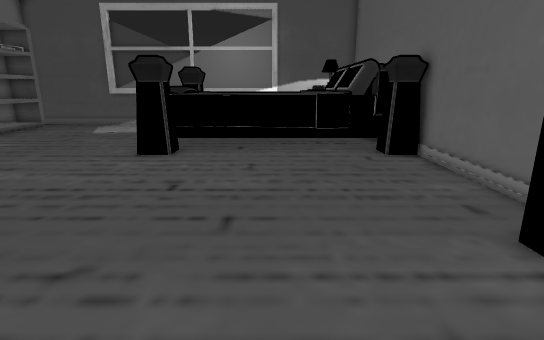
View 1 (above)

16 first-person views from a walk through a 3-D level made in the Unity game engine. The camera is 1.3 m above the floor, tilts 14° down and sees 80° across. Doors are open. The floor is counted in squares, 0.5 m on a side. Each view is taken from the middle of a square. On the plan, view 1 faces up. The plan holds only what a view shows up to about 20 squares ahead; the rest is blank. The player character is not drawn. Some surface patterns are stand-ins.

View 2
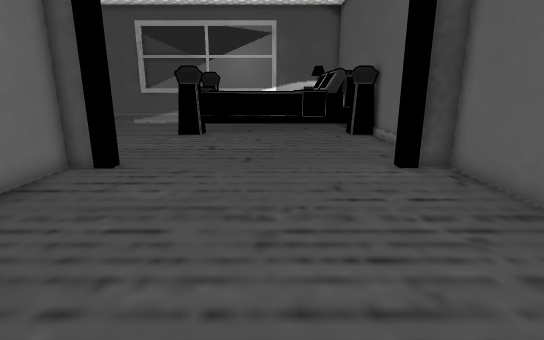

View 3
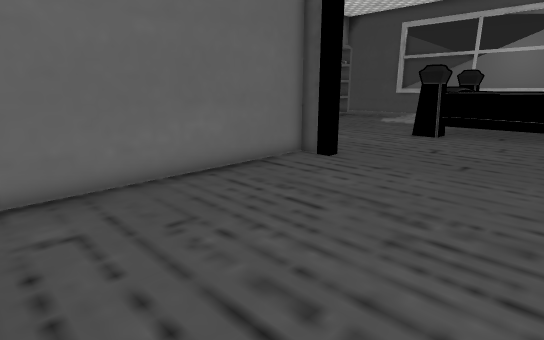

View 4
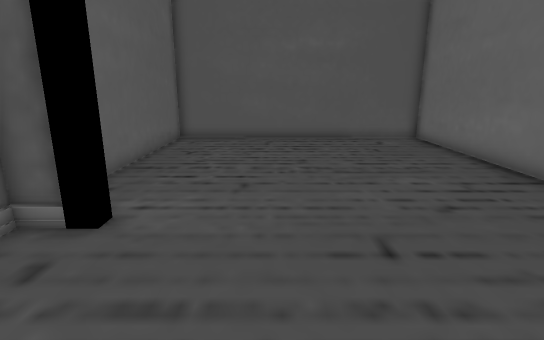

View 5
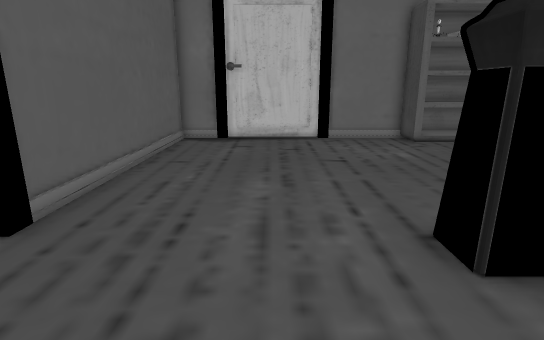

View 6
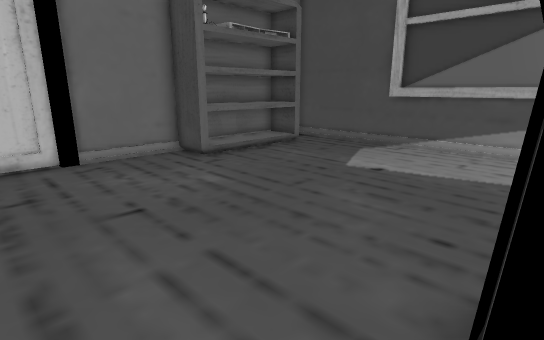

View 7
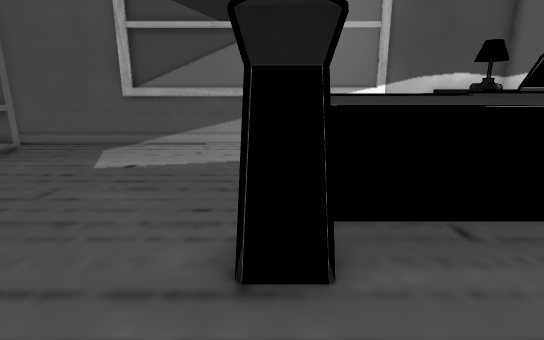

View 8
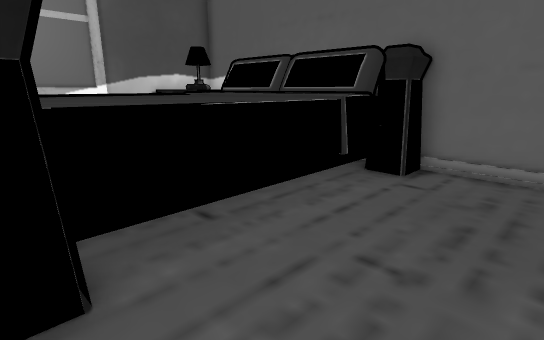

View 9
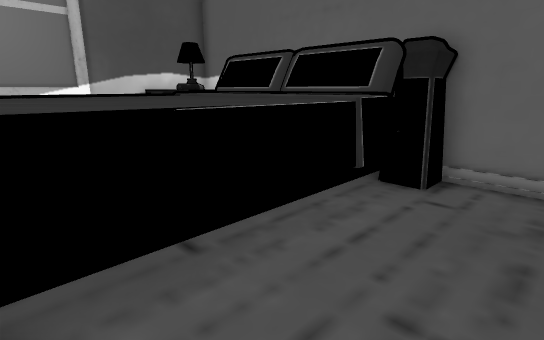

View 10
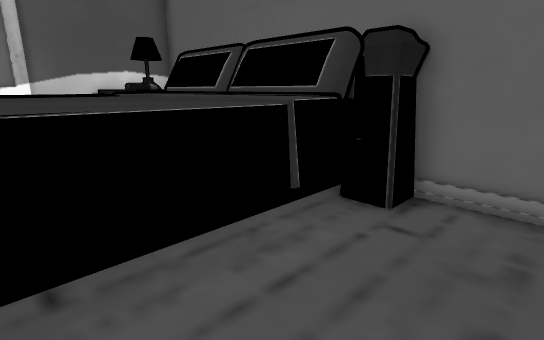

View 11
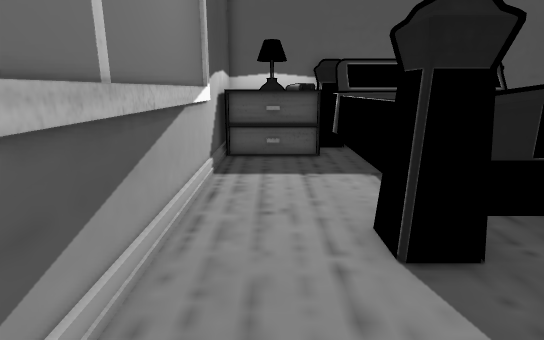

View 12
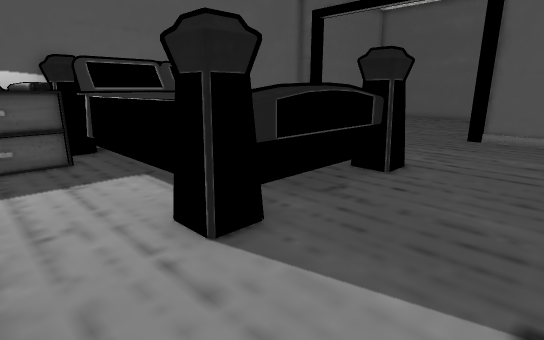

View 13
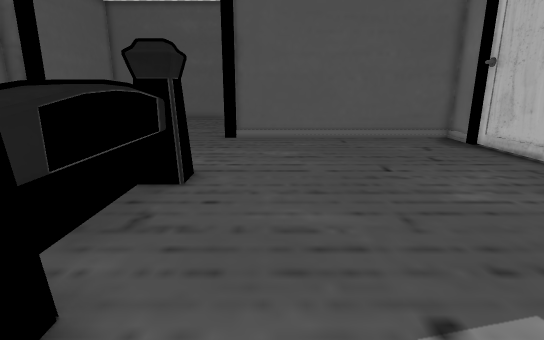

View 14
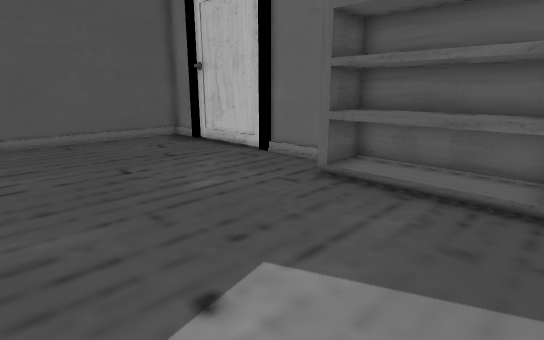

View 15
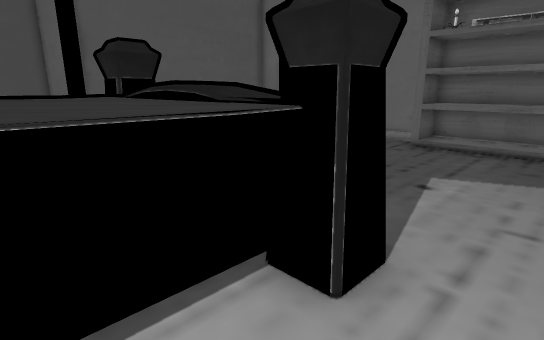

View 16
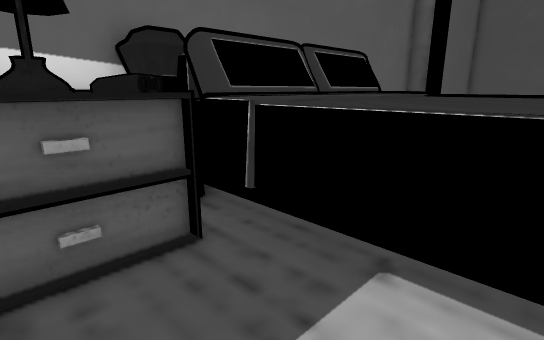

### Floor plan
Ten units are one square. View 1 is at (0, 0); x grows to the right and y downward. Boxes are objects, and circles mark ways between rooms. Rooms are numbered by the first view taken in them; rooms with no view inside come last. Other rooms are left out.
<svg viewBox="-184 -258 250 332">
<path fill="none" stroke="#000" d="M-60 -48 -70 -48 -70 69 61 69 61 -48 49 -48M-99 -253 -117 -253M-178 -126 -179 -75M-160 -231 -160 -170 -178 -170 -178 -130M61 -207 61 -250 -178 -250M-179 -70 -179 -50 -60 -50M50 -50 61 -50 61 -140M-159 -227 -178 -227 -178 -174 -159 -174"/>
<rect x="-55" y="-215" width="110" height="90" fill="#bbb"><title>bed</title></rect>
<rect x="25" y="-245" width="20" height="40" fill="#bbb"><title>nightstand</title></rect>
<rect x="35" y="-235" width="10" height="10" fill="#bbb"><title>lamp</title></rect>
<circle cx="-5" cy="-50" r="3" fill="#2a7"/>
<text x="-10" y="10">1</text>
<text x="-60" y="-150">2</text>
<text x="-170" y="-200">3</text>
</svg>
Room 1 opens to room 2.

Where each view was taken, in squares from view 1:
view 1: 0 up, 0 right, facing up
view 2: 6 down, 0 right, facing up
view 3: 6 down, 2 right, facing up-left
view 4: 11 up, 1 right, facing down
view 5: 10 up, 0 right, facing left
view 6: 10 up, 5 left, facing up-left
view 7: 9 up, 5 left, facing up
view 8: 9 up, 5 left, facing up-right
view 9: 10 up, 4 left, facing up-right
view 10: 10 up, 2 left, facing up-right
view 11: 23 up, 10 left, facing right
view 12: 24 up, 10 left, facing down-right
view 13: 23 up, 8 left, facing down
view 14: 23 up, 8 left, facing down-left
view 15: 23 up, 1 left, facing down-left
view 16: 24 up, 2 left, facing down-right
